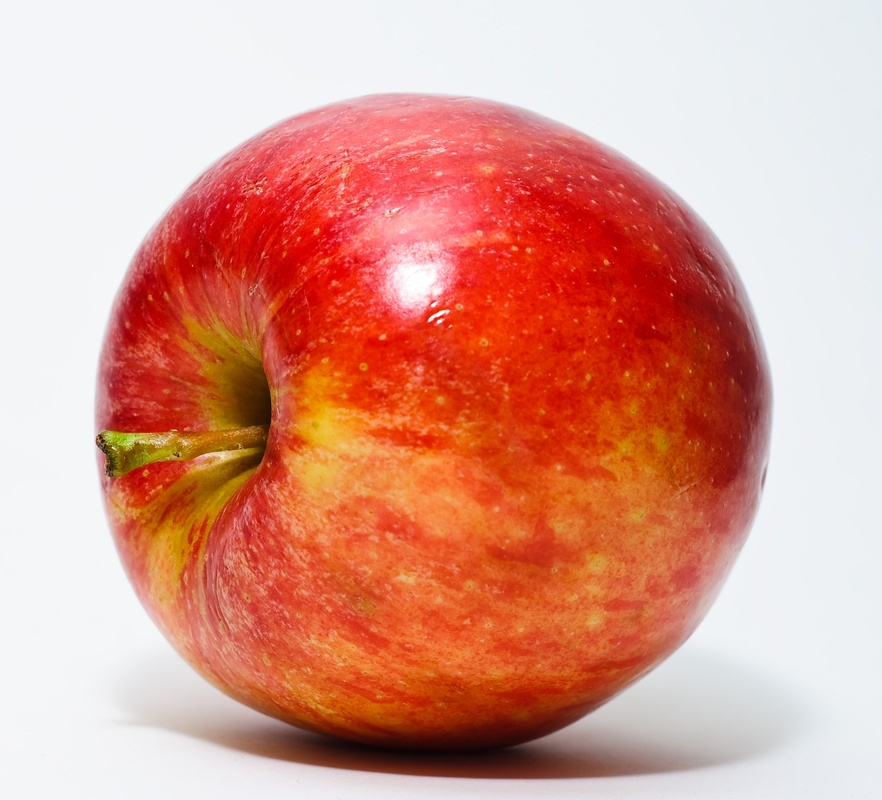
#> input picture opencv_study/apple.jpg, 882 x 800 px, shrunk from 2418 x 2192 before the run
$ python example5_3.py
#> lines starting #> are read from the running program, lines starting #| are printed output that depends on the picture
import cv2
import numpy as np
import matplotlib.pyplot as plt

image = cv2.imread('apple.jpg')
#> image is the input picture: shape (800, 882, 3); mean B, G, R 140.6, 155.7, 219.7

# 행과 열 정보만 저장
height, width = image.shape[:2]
#> height = 800; width = 882

# 이미지 회전을 위한 변환 행렬 생성
M = cv2.getRotationMatrix2D((width / 2, height / 2), 90, 0.5)
# (width / 2, height / 2): 회전 중심
# 90: 회전 각도
# 0.5: Scale Factor
print(M)
#| [[ 3.061617e-17  5.000000e-01  2.410000e+02]
#|  [-5.000000e-01  3.061617e-17  6.205000e+02]]
dst = cv2.warpAffine(image, M, (width, height))
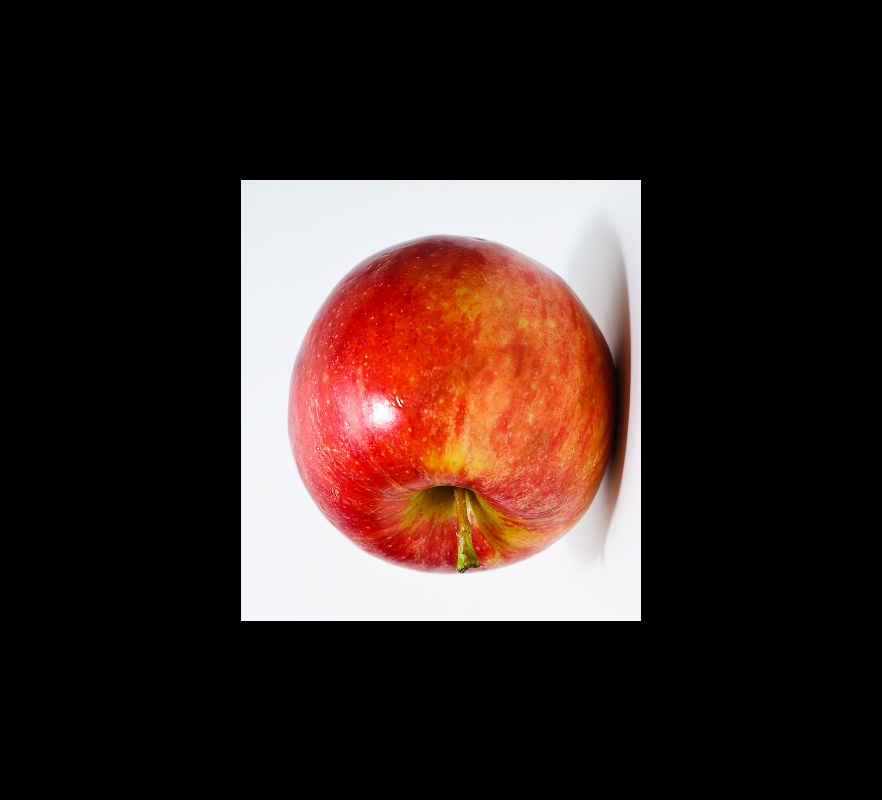
#> dst: shape (800, 882, 3); mean B, G, R 35.1, 38.9, 54.9

plt.imshow(cv2.cvtColor(dst, cv2.COLOR_BGR2RGB))
plt.show()

$ run again, with opencv_study/red_ball.jpg copied over opencv_study/apple.jpg
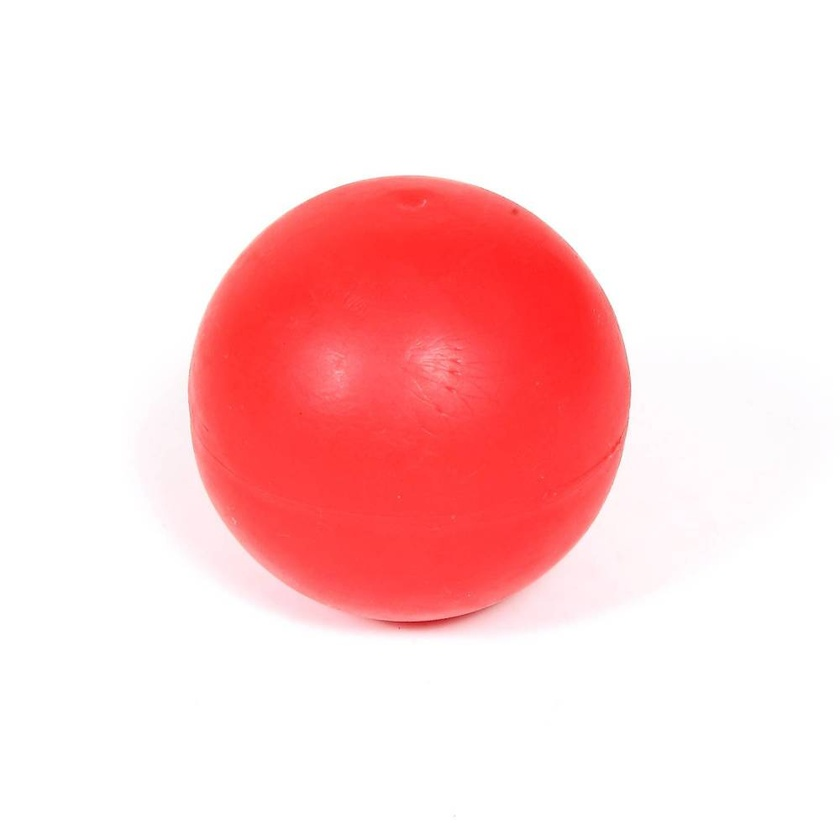
#> input picture opencv_study/red_ball.jpg, 840 x 840 px, shrunk from 1000 x 1000 before the run
#> image is the input picture: shape (840, 840, 3); mean B, G, R 213.7, 213.4, 254.4
#| [[ 3.061617e-17  5.000000e-01  2.100000e+02]
#|  [-5.000000e-01  3.061617e-17  6.300000e+02]]
#> `dst = cv2.warpAffine(image, M, (width, height))`:
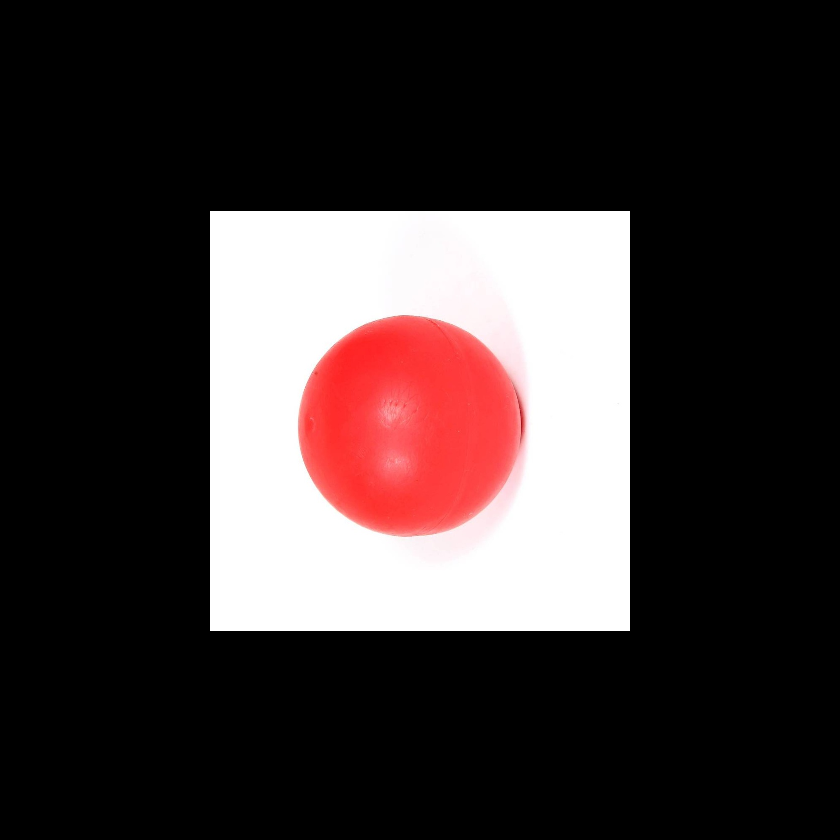
#> dst: shape (840, 840, 3); mean B, G, R 53.4, 53.3, 63.6
